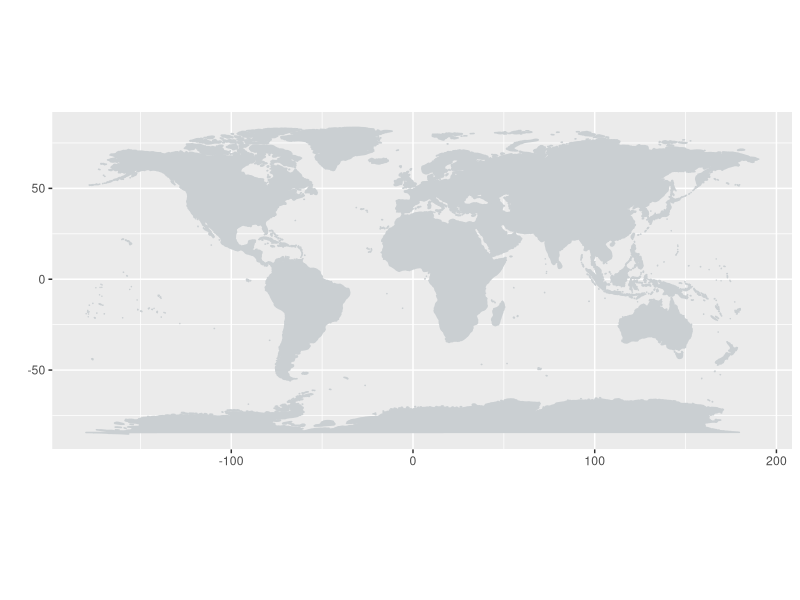
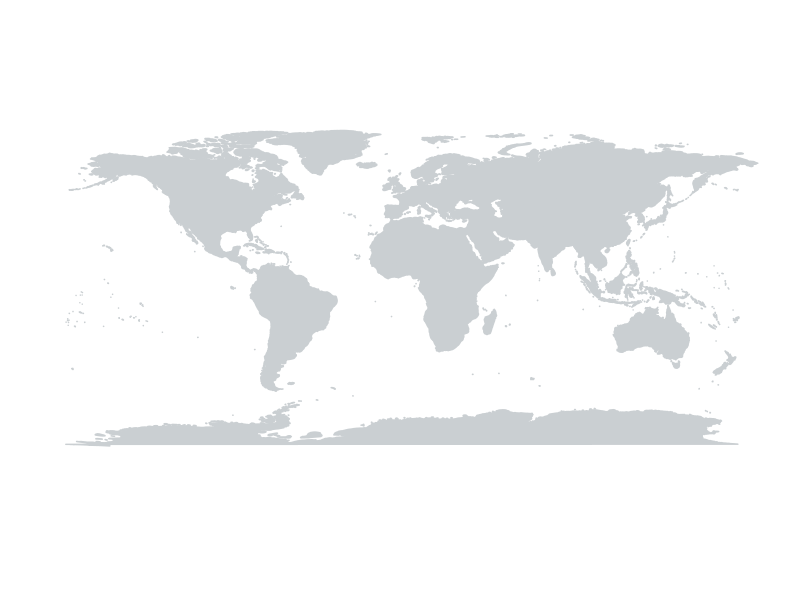
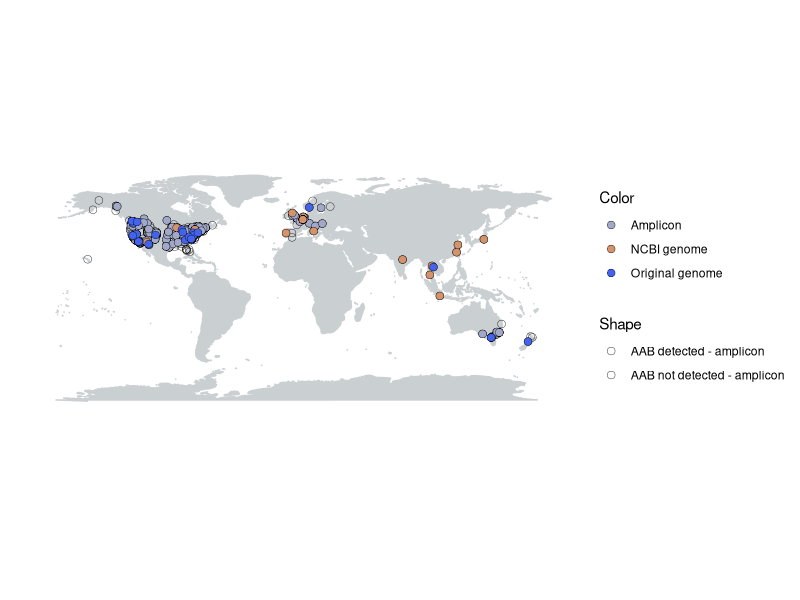

R code for these plots, in order:
library(ggplot2)
library(tidyverse)
library(maps)

####code adapted from https://sarahleejane.github.io/learning/r/2014/09/20/plotting-beautiful-clear-maps-with-r.html####

# make world map using map_data() function
world_map <- map_data("world")

#import data set with all 500 sourdough starter coordinates
map_shape_500 <- read.csv("raw_data/aab_shape_500.csv", header = TRUE, stringsAsFactors = FALSE)

#import data set with all AAB amplicon and genome coordinates
map_color_500 <- read.csv("raw_data/aab_color_500.csv", header = TRUE, stringsAsFactors = FALSE)

#Create a base plot with gpplot2
p <- ggplot() + coord_fixed() +
  xlab("") + ylab("")

#Add map to base plot
base_world_messy <- p + geom_polygon(data=world_map, aes(x=long, y=lat, group=group), 
                                     colour="#CACFD2", fill="#CACFD2")

base_world_messy

cleanup <- 
  theme(panel.grid.major = element_blank(), panel.grid.minor = element_blank(), 
        panel.background = element_rect(fill = 'white', colour = 'white'), 
        axis.line = element_line(colour = "white"), legend.position="right",
        axis.ticks=element_blank(), axis.text.x=element_blank(),
        axis.text.y=element_blank())

base_world <- base_world_messy + cleanup

base_world


map_plot <-
  base_world +
  geom_point(data = map_shape_500, aes(x = CurrentLong, y = CurrentLat, pch = Shape),
             size = 2.5, stroke = 0.2) +
  scale_shape_manual(values = c(1, 21, 1, 21)) +
  geom_point(data = map_color_500, aes(x = CurrentLong, y = CurrentLat, fill = Color),
             size = 2.5, stroke = 0.2, pch = 21, color = "black") +
  scale_fill_manual(values = c("#a2a9c8", "#d5936c","#4363ef" ))

map_plot